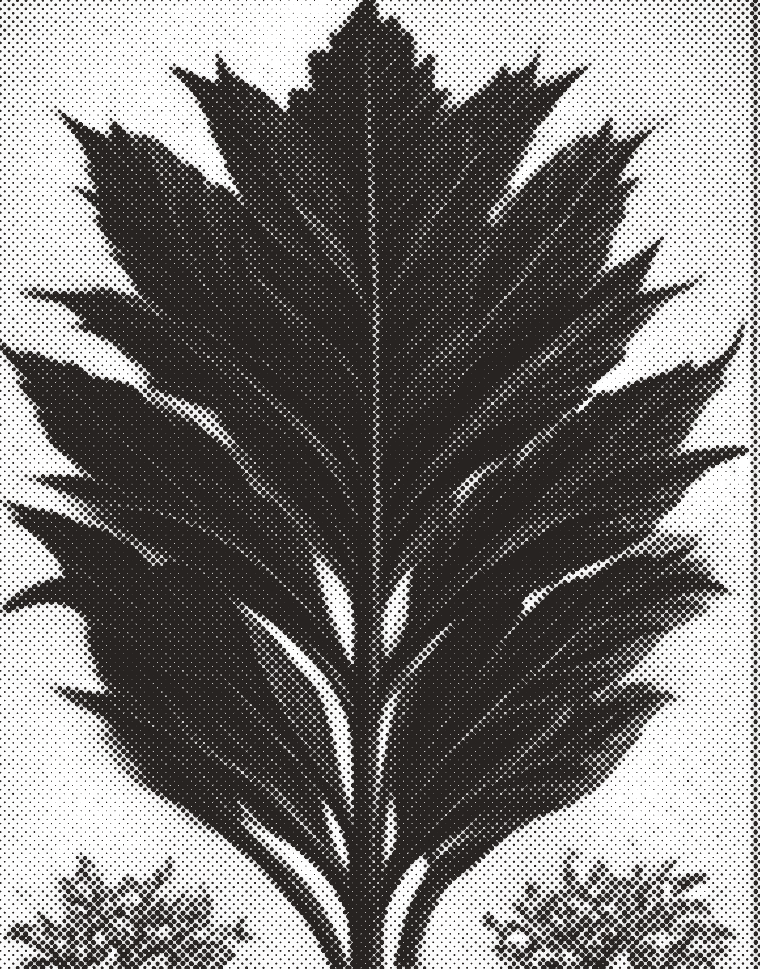
#> input picture french-fries/assets/cut/plant.png, 760 x 969 px, given in place of plant.jpg, which was not available
$ python process.py
#> lines starting #> are read from the running program, lines starting #| are printed output that depends on the picture; pictures that were not available may be replaced by others from this repository, and a replacement may not be noted
"""Turn raw Pollinations renders into print-ready collage pieces.

usage: python3 tools/process.py
  assets/raw/<name>.jpg  ->  assets/cut/<name>.png

Modes (see JOBS):
  ht   newsprint halftone: ink dots (45 deg screen) + a little continuous tone,
       written as dark ink on a transparent background so the scene can lay it
       over any paper scrap.
  cut  colour cutout: the near-white background is flood-filled away from the
       border and the subject gets a white sticker rim, posterised slightly so
       it reads as printed.
Every raw render loses its bottom strip first (the generator's watermark).
"""
import os
import numpy as np
from PIL import Image, ImageFilter, ImageOps

ROOT = os.path.dirname(os.path.dirname(os.path.abspath(__file__)))
RAW, OUT = os.path.join(ROOT, 'assets', 'raw'), os.path.join(ROOT, 'assets', 'cut')
INK = (28, 24, 22)

# name: (mode, output width, crop box as fractions l,t,r,b, contrast gamma)
JOBS = {
    'plant':    ('ht', 760, (0.17, 0.02, 0.86, 0.90), 1.0),
    'ship':     ('ht', 900, (0.03, 0.08, 0.97, 0.88), 1.0),
    'village':  ('ht', 900, (0.0, 0.0, 1.0, 0.92), 1.0),
    'bridge':   ('ht', 900, (0.01, 0.05, 0.99, 0.93), 1.0),
    'vendor':   ('ht', 760, (0.0, 0.0, 1.0, 0.92), 1.0),
    'doctors':  ('ht', 760, (0.0, 0.0, 1.0, 0.92), 1.0),
    'jefferson': ('ht', 640, (0.0, 0.0, 1.0, 0.92), 1.0),
    'whitehouse': ('ht', 900, (0.115, 0.1, 0.995, 0.81), 1.0),
    'soldiers': ('ht', 760, (0.045, 0.03, 0.965, 0.955), 1.0),
    'diner':    ('ht', 900, (0.0, 0.0, 1.0, 0.92), 1.0),
    'capitol':  ('ht', 820, (0.0, 0.0, 1.0, 0.92), 1.0),
    'pig':      ('ht', 640, (0.0, 0.0, 1.0, 0.92), 1.0),
    'fries':    ('cut', 760, (0.0, 0.0, 1.0, 0.92), 1.0),
    'potato':   ('cut', 520, (0.0, 0.0, 1.0, 0.92), 1.0),
}


def load(name, crop, width):
#> called with name = 'plant', crop = (0.17, 0.02, 0.86, 0.9), width = 760
    im = Image.open(os.path.join(RAW, name + '.jpg')).convert('RGB')
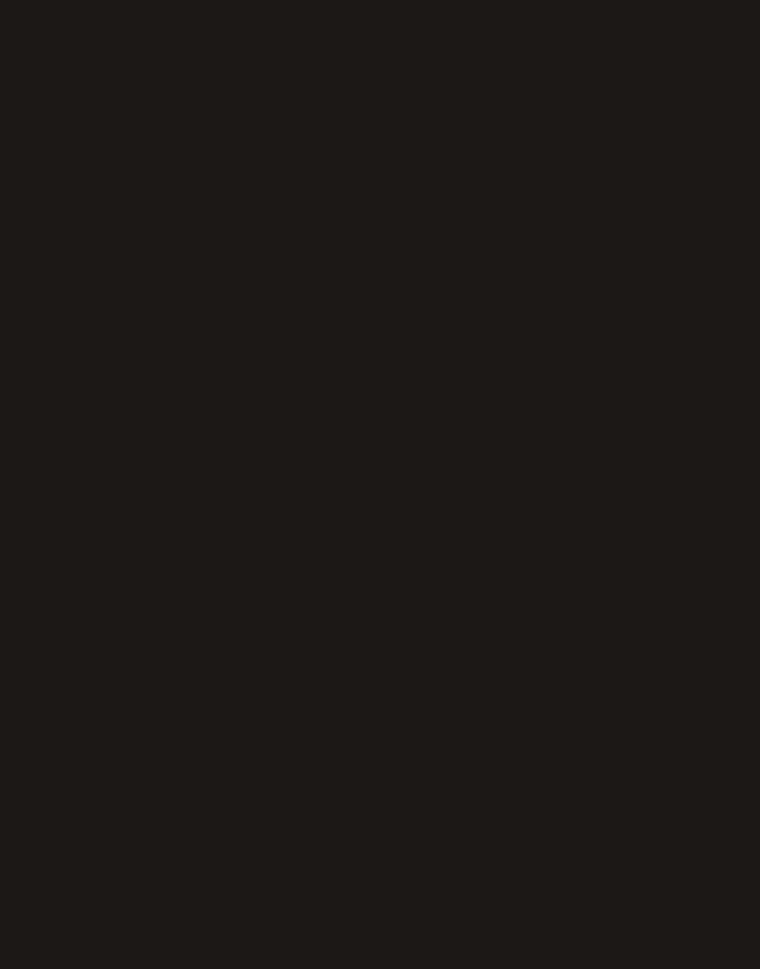
#> im: PIL image 760x969 RGB; mean R, G, B 28, 24, 22
    w, h = im.size
#> w = 760; h = 969
    l, t, r, b = crop
    im = im.crop((int(l * w), int(t * h), int(r * w), int(b * h)))
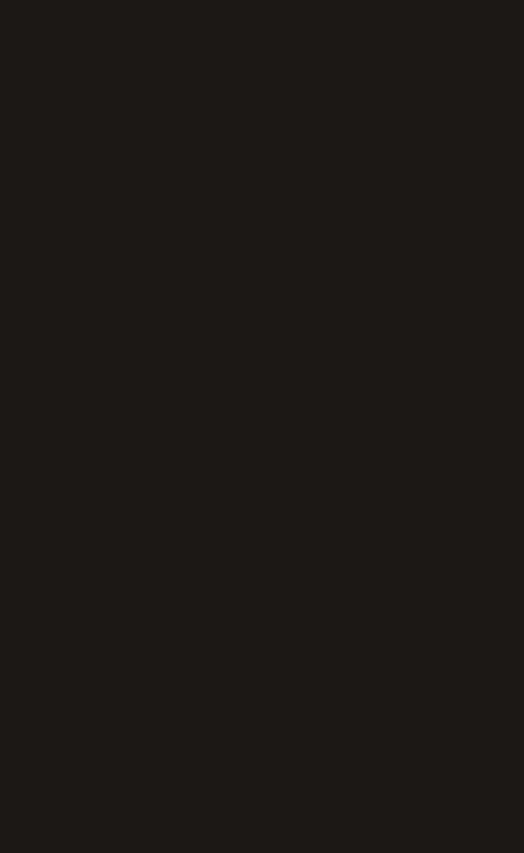
#> im: PIL image 524x853 RGB; mean R, G, B 28, 24, 22
    return im.resize((width, int(im.height * width / im.width)), Image.LANCZOS)


def halftone(im, gamma, cell=6.0):
#> called with gamma = 1, cell = 6
    g = ImageOps.autocontrast(im.convert('L'), cutoff=1)
#> g: PIL image 760x1237 L; every value is 25
    g = np.asarray(g.filter(ImageFilter.GaussianBlur(1.6)), dtype=np.float32) / 255.0
#> g: shape (1237, 760) float32; every value is 0.098
    dark = np.clip(1.0 - g, 0, 1) ** gamma
#> dark: shape (1237, 760) float32; every value is 0.902
    h, w = dark.shape
#> h = 1237; w = 760
    y, x = np.mgrid[0:h, 0:w].astype(np.float32)
    c, s = np.cos(np.pi / 4), np.sin(np.pi / 4)
    u, v = (x * c + y * s) / cell, (-x * s + y * c) / cell
    du, dv = u - np.round(u), v - np.round(v)
    dist = np.sqrt(du * du + dv * dv)                 # 0 at dot centre, ~0.7 at cell corner
    radius = 0.72 * np.sqrt(dark)
#> radius: shape (1237, 760) float32; every value is 0.684
    dots = np.clip((radius - dist) * cell * 1.2 + 0.5, 0, 1)
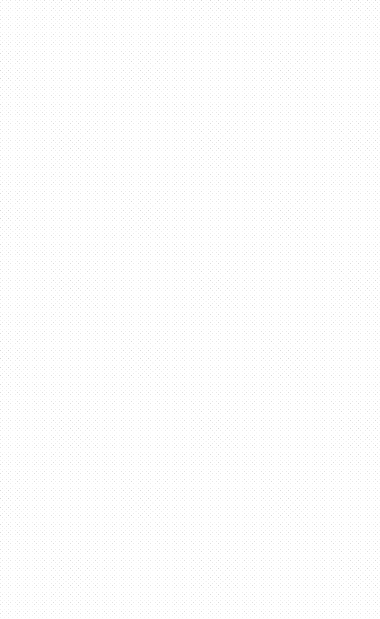
#> dots: shape (1237, 760) float32 (shown at 1/2 size); min 0.34, max 1, mean 0.992
    alpha = np.maximum(dots * 0.95, dark * 0.32)      # dots + a whisper of continuous tone
    out = np.zeros((h, w, 4), np.uint8)
    out[..., :3] = INK
    out[..., 3] = (alpha * 255).astype(np.uint8)
    return Image.fromarray(out, 'RGBA')


def cutout(im, rim=10):
    a = np.asarray(im, dtype=np.int16)
    bg = (a.min(axis=2) > 222) & ((a.max(axis=2) - a.min(axis=2)) < 26)
    # flood fill the background from the border so white highlights inside survive
    h, w = bg.shape
    seen = np.zeros_like(bg)
    stack = [(0, x) for x in range(w)] + [(h - 1, x) for x in range(w)] + [(y, 0) for y in range(h)] + [(y, w - 1) for y in range(h)]
    while stack:
        y, x = stack.pop()
        if 0 <= y < h and 0 <= x < w and bg[y, x] and not seen[y, x]:
            seen[y, x] = True
            stack += [(y + 1, x), (y - 1, x), (y, x + 1), (y, x - 1)]
    mask = Image.fromarray(((~seen) * 255).astype(np.uint8)).filter(ImageFilter.MedianFilter(7))
    sticker = mask.filter(ImageFilter.MaxFilter(rim * 2 + 1)).filter(ImageFilter.GaussianBlur(1.2))
    img = ImageOps.posterize(im, 5)
    out = Image.new('RGBA', im.size, (0, 0, 0, 0))
    paper = Image.new('RGBA', im.size, (250, 246, 236, 255))
    out.paste(paper, (0, 0), sticker)
    out.paste(img.convert('RGBA'), (0, 0), mask.filter(ImageFilter.GaussianBlur(0.8)))
    return out


if __name__ == '__main__':
    os.makedirs(OUT, exist_ok=True)
    for name, (mode, width, crop, gamma) in JOBS.items():
        if not os.path.exists(os.path.join(RAW, name + '.jpg')):
            print('skip (no raw)', name)
            continue
        im = load(name, crop, width)
        res = halftone(im, gamma) if mode == 'ht' else cutout(im)
        res.save(os.path.join(OUT, name + '.png'), optimize=True)
        print(f'{name:11} {mode}  {res.size[0]}x{res.size[1]}')
#| plant       ht  760x1237
#> pass 2 of the loop `for name, (mode, width, crop, gamma) in JOBS.items():`:
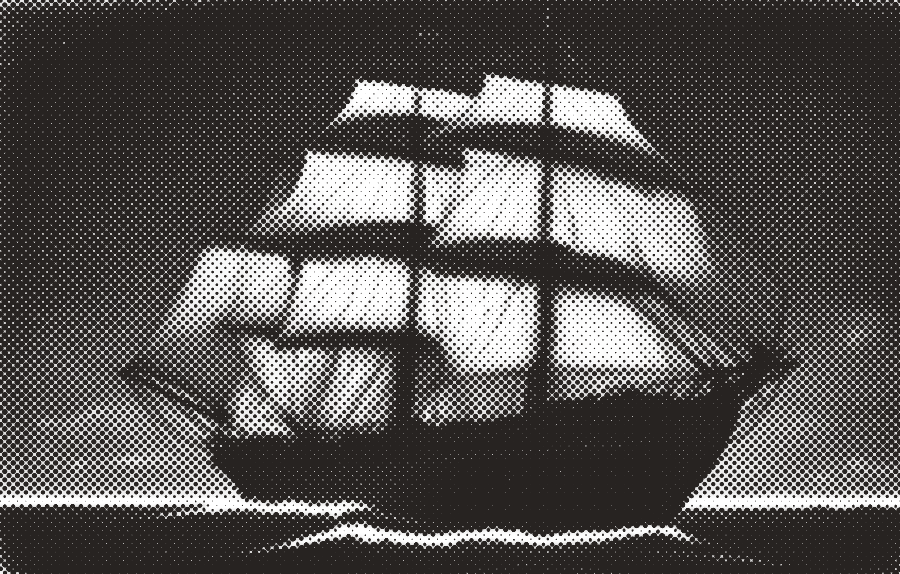
#> input picture french-fries/assets/cut/ship.png, 900 x 574 px, given in place of ship.jpg, which was not available
#> dark: shape (489, 900) float32; every value is 0.902
#> radius: shape (489, 900) float32; every value is 0.684
#> in halftone (call 2), `dots = np.clip((radius - dist) * cell * 1.2 + 0.5, 0, 1)`:
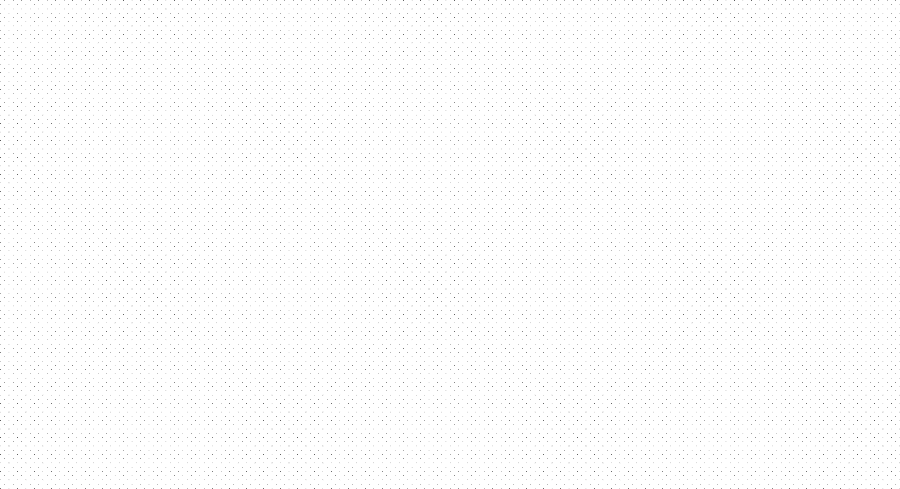
#> dots: shape (489, 900) float32; min 0.34, max 1, mean 0.992
#> alpha: shape (489, 900) float32
#> in halftone (call 2), `out[..., 3] = (alpha * 255).astype(np.uint8)`:
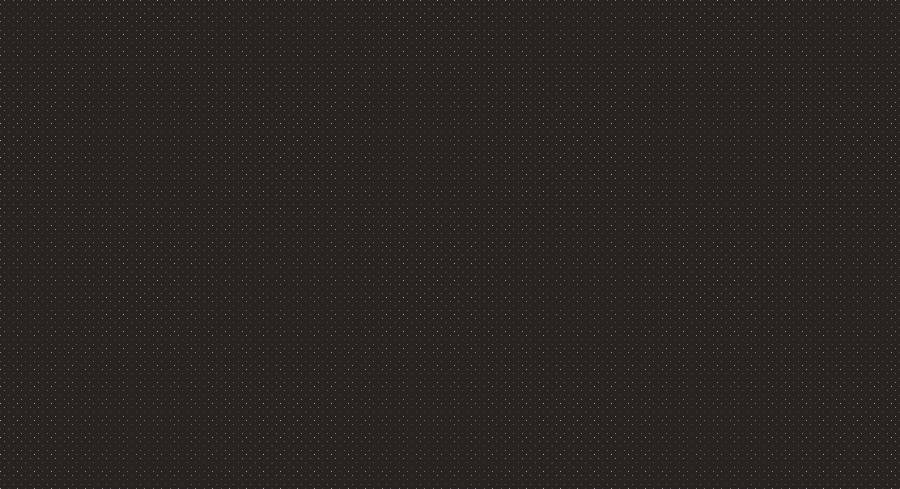
#> out: shape (489, 900, 4); mean of channels 0, 1, 2, 3 28, 24, 22, 240; transparent parts drawn white
#| ship        ht  900x489
#> pass 3 of the loop `for name, (mode, width, crop, gamma) in JOBS.items():`:
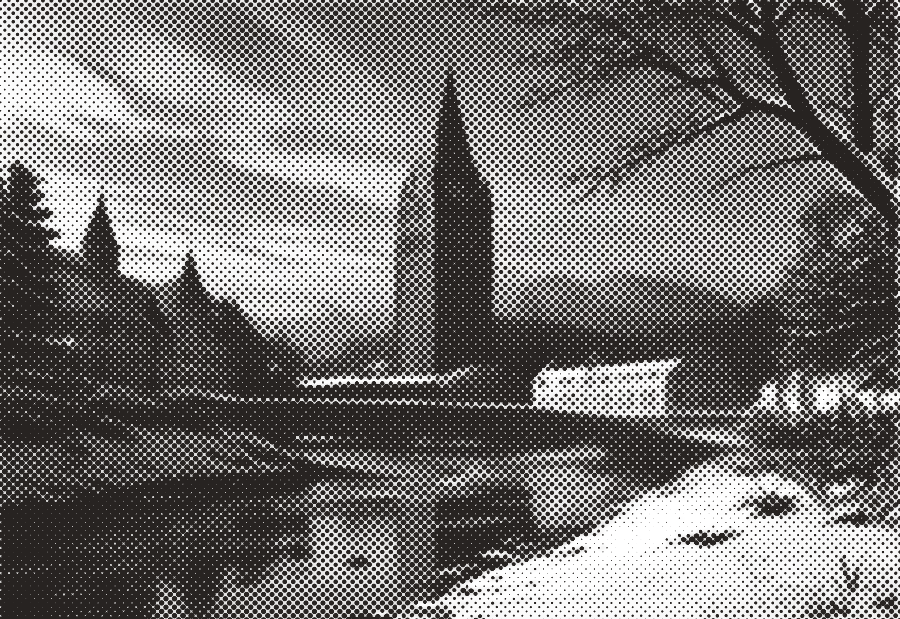
#> input picture french-fries/assets/cut/village.png, 900 x 619 px, given in place of village.jpg, which was not available
#> dark: shape (569, 900) float32; every value is 0.902
#> radius: shape (569, 900) float32; every value is 0.684
#> in halftone (call 3), `dots = np.clip((radius - dist) * cell * 1.2 + 0.5, 0, 1)`:
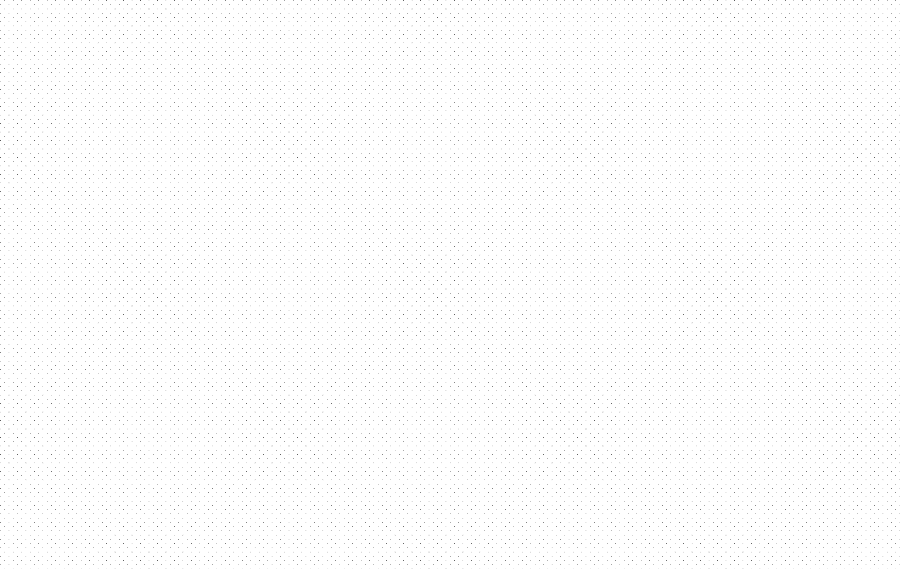
#> dots: shape (569, 900) float32; min 0.34, max 1, mean 0.992
#> alpha: shape (569, 900) float32
#> in halftone (call 3), `out[..., 3] = (alpha * 255).astype(np.uint8)`:
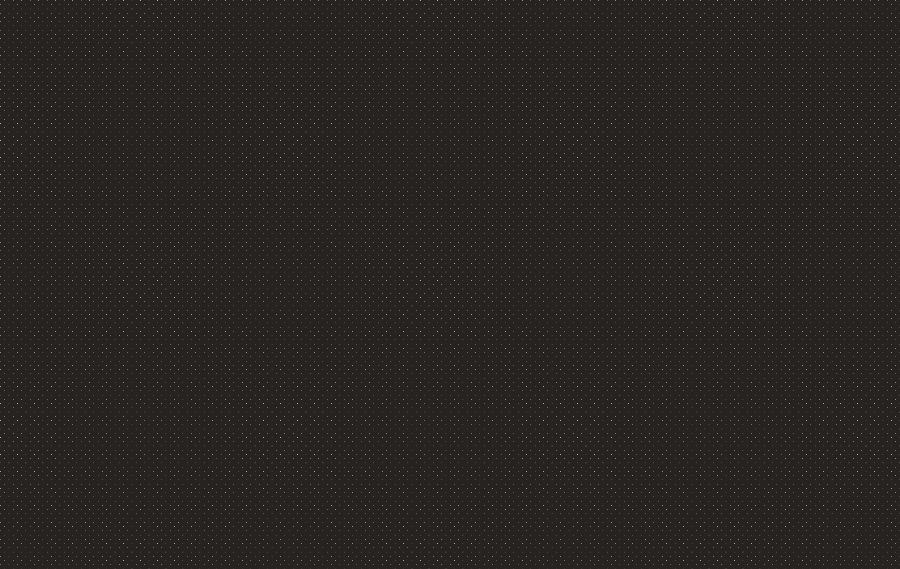
#> out: shape (569, 900, 4); mean of channels 0, 1, 2, 3 28, 24, 22, 240; transparent parts drawn white
#| village     ht  900x569
#> the loop made 14 passes; the first 3 are shown
